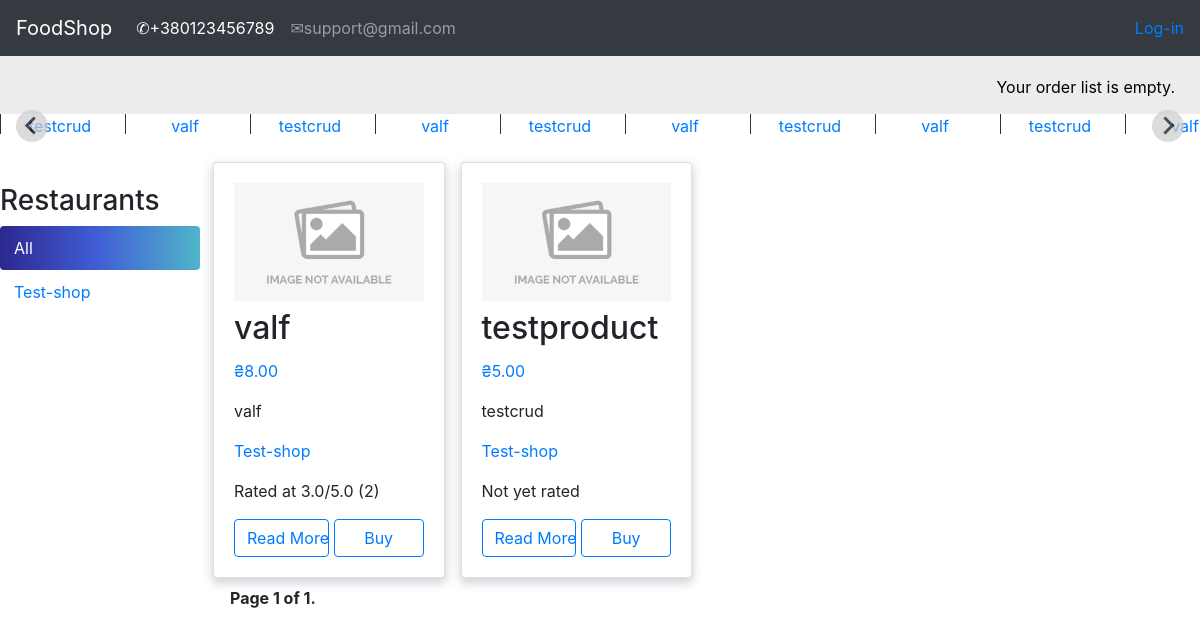
Before: / with the older database file.
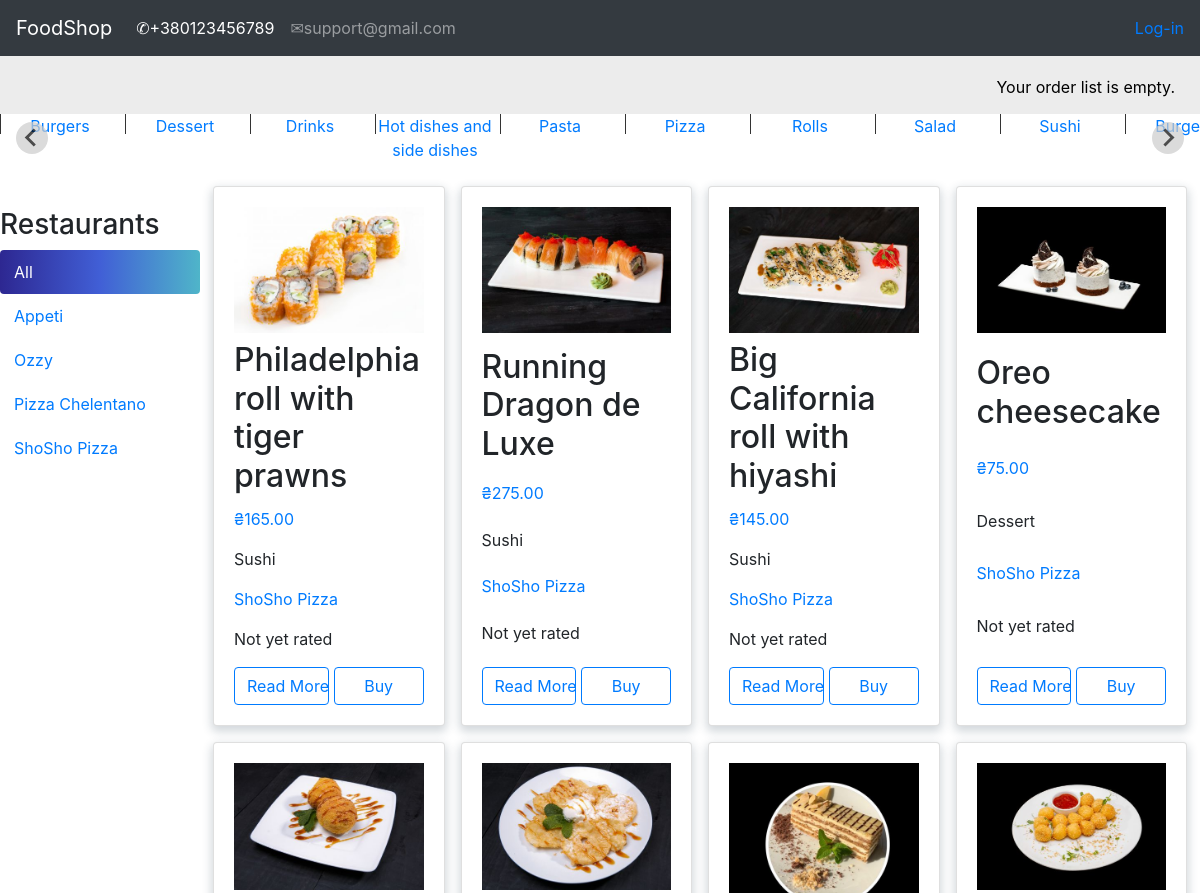
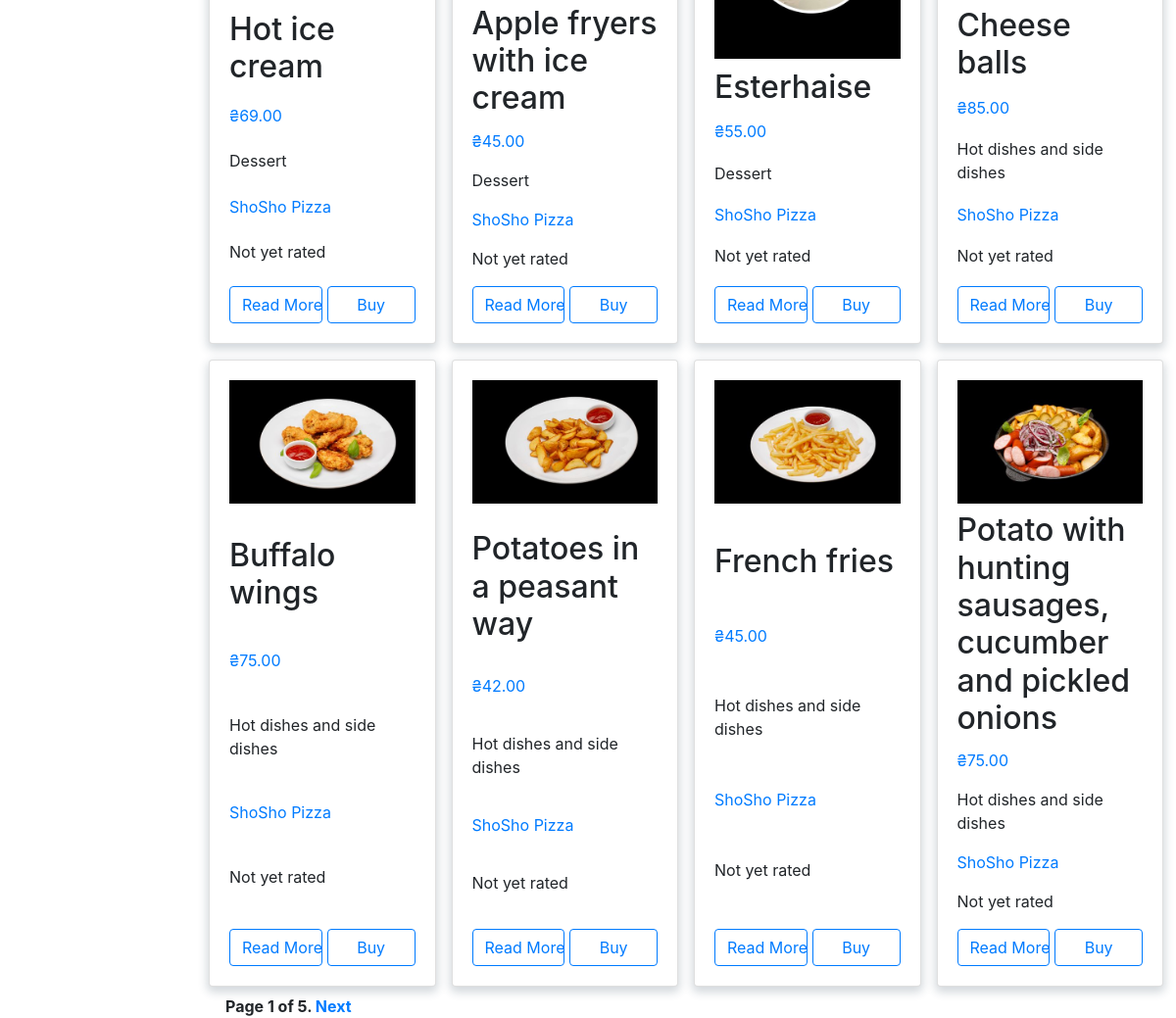
After: the same page with the newer database file (2 pictures, top to bottom).
### shop/models.py (models this page shows, shortened)
class Category(models.Model):
    name = models.CharField(max_length=150, db_index=True)
    slug = models.SlugField(max_length=150, db_index=True, unique=True)
    class Meta:
        ordering = ('name',)
        default_related_name = "category"
        verbose_name = "Category"
        verbose_name_plural = "Categories"
    def __str__(self):
        return self.name

class Shop(models.Model):
    owner = models.OneToOneField(settings.AUTH_USER_MODEL, on_delete=models.CASCADE)
    name = models.CharField(max_length=150, db_index=True)
    slug = models.SlugField(max_length=150, db_index=True, unique=True)
    class Meta:
        ordering = ('name',)
        default_related_name = "shop"
    def __str__(self):
        return self.name

class Product(models.Model):
    shop = models.ForeignKey(Shop, on_delete=models.CASCADE)
    category = models.ForeignKey(Category, on_delete=models.CASCADE)
    name = models.CharField(max_length=150, db_index=True)
    slug = models.SlugField(max_length=150, db_index=True)
    image = models.ImageField(upload_to='image_products/%Y/%m/%d', default='image_products/no_img.png')
    description = models.TextField(blank=True)
    price = models.DecimalField(max_digits=10, decimal_places=2)
    available = models.BooleanField(default=True)
    created = models.DateTimeField(auto_now_add=True)
    updated = models.DateTimeField(auto_now=True)
    objects = ProductManager()
    class Meta:
        ordering = ('-created',)
        index_together = (('id', 'slug'),)
        default_related_name = "products"
    def get_absolute_url(self):
        return reverse('product_detail',
                       args=[self.id, self.slug])
    def get_shop_slug(self):
        shop = Shop.objects.get(name=self.shop)
        shop = shop.slug
        return reverse('product_list_by_shop',
                       args=[shop])
    def get_rating(self):
        product = Product.objects.get(id=self.id, slug=self.slug)
        rating = product.reviews.filter(show=True).aggregate(Avg('rating'))
        return rating
    def get_rating_votes(self):
        product = Product.objects.get(id=self.id, slug=self.slug)
        count = product.reviews.filter(show=True).count()
        return count

### shop/views.py (the view)
# urls.py: path('', views.product_list, name='product_list'),
def product_list(request, shop_slug=None, category_slug=None):
    orderlist_form = OrderListAddProductForm()
    shop = None
    shops = Shop.objects.all()
    category = None
    categories = Category.objects.all()
    products = Product.objects.available()
    products_non = Product.objects.non_available()
    if shop_slug:
        shop = Shop.objects.get(slug=shop_slug)
        products = products.filter(shop=shop)
        products_non = products_non.filter(shop=shop)
    if category_slug:
        category = Category.objects.get(slug=category_slug)
        products = products.filter(category=category)
        products_non = products_non.filter(category=category)
    products = products | products_non
    products = products.order_by('-available', '-created')
    paginator = Paginator(products, 12)
    page = request.GET.get('page')
    try:
        objects = paginator.page(page)
    except PageNotAnInteger:
        objects = paginator.page(1)
    except EmptyPage:
        objects = paginator.page(paginator.num_pages)
    return render(request, 'shop/index.html',
                  {'product_list': objects,
                   'category': category,
                   'categories': categories,
                   'shop': shop,
                   'shops': shops,
                   "form": orderlist_form})

### orderlist/context_processors.py (called while the page is built)
def orderlist(request):
    return {'orderlist': OrderList(request)}

### orderlist/orderlist.py (called while the page is built)
    def __len__(self):
        return sum(item['count'] for item in self.orderlist.values())

### shop/models.py (called while the page is built)
    def available(self):
        return self.filter(available=True)

    def non_available(self):
        return self.filter(available=False)

    def get_query_set(self):
        return ProductQuerySet(self.model)

    def available(self):
        return self.get_query_set().available()

    def non_available(self):
        return self.get_query_set().non_available()

### templates/shop/index.html (shortened to what this page needs)
{% extends 'shop/base.html' %}
{% load static %}
{% load custom_tags %}
{% block context %}
<body>
{% if categories %}
<div class="splide mb-3">
        <div class="splide__track">
            <ul class="splide__list">
                {% for c in categories %}
                <li class="splide__slide"><a href="{% url 'product_category' c.slug %}">{{ c.name }}</a></li>
                {% endfor %}
            </ul>
        </div>
    </div>
{% endif %}
<div id="sidebar">
        <h3>Restaurants</h3>
        <ul>
            <li {% if not shop %} class="selected"{% endif %}>
                <a href="{% url 'product_list' %}">All</a>
            </li>
            {% for c in shops %}
                <li {% if shop.slug == c.slug %} class="selected"{% endif %}>
                    <a href="{% url 'product_list_by_shop' c.slug%}">{{ c.name }}</a>
                </li>
            {% endfor %}
        </ul>
    </div>
<div class="d-flex flex-column" style="margin-right: -5px;">
{% if product_list %}
<div class="row" style="margin-right: 5px">
      {% for product in product_list %}
        <div class="post-item col-12 col-sm-6 col-md-6 col-lg-3 p-2">
          <div class="card h-100 card-product align-items-center {% if not product.available %} gray-bg {% endif %}">
            <div class="card-body card-flex">
              <div class="product-image mb-2">
                <img src="{{ product.image.url }}">
              </div>
              <h2 class="card-title">{{ product.name }}</h2>
              <p class="text-primary">₴{{ product.price}}</p>
              <p class="card-text">{{product.category|safe | truncatewords:10 }}</p>
              <p class="card-text"><a href="{{ product.get_shop_slug }}">
                  {{product.shop|safe | truncatewords:10 }}</a></p>
              <p class="card-text">{% if product.get_rating.rating__avg %}
                  Rated at {{ product.get_rating.rating__avg }}/5.0 ({{ product.get_rating_votes }})
                                    {% else %}Not yet rated{% endif %}</p>
              {% if product.available %}
              <div class="d-flex justify-content-between">
              <a href="{{ product.get_absolute_url }}" style="width:50%; margin-right: 5px" class="btn btn-outline-primary">Read More</a>
              <a href="javascript:;" onclick="document.getElementById('product-add-{{ product.id }}').submit();"
                                                                   style="width: 50%" class="btn btn-outline-primary">Buy</a>
              {% else %}
                <p class="card-text" style="text-align: center; font-size: 20px; font-weight: 600">Non available</p>
              {% endif %}
              </div>
            </div>
          </div>
        </div>
      {% endfor %}
    </div>
    {% if product_list %}
    {% include 'pagination/pagination.html' with page=product_list %}
    {% endif %}
    </div>
{% else %}
<p style="font-style:oblique; font-size: 400%">Sorry, there are no products in this collection.</p>
{% endif %}
</body>
</html>
{% endblock context %}

### templates/shop/base.html (shortened to what this page needs)
{% load custom_tags %}
{% load static %}
<html lang="en">
<head>
    <link rel="stylesheet" href="https://maxcdn.bootstrapcdn.com/bootstrap/4.0.0/css/bootstrap.min.css">
    <link rel="stylesheet" type="text/css" href="{% static '/css/style.css' %}">
    <link rel="stylesheet" type="text/css" href="{% static '/categories-slider/splide-2.4.21/dist/css/splide.min.css' %}">
    <link rel="stylesheet" type="text/css" href="{% static '/categories-slider/style.css' %}">
</head>
<body>
<nav class="navbar navbar-expand-lg navbar-dark bg-dark">
  <a class="navbar-brand" href="{% url 'product_list' %}">FoodShop</a>
  <div class="collapse navbar-collapse" id="navbarSupportedContent">
    <ul class="navbar-nav mr-auto">
      <li class="nav-item active">
        <a class="nav-link" href="#">&#9990;+380123456789<span class="sr-only">(current)</span></a>
      </li>
      <li class="nav-item">
        <a class="nav-link" href="#">&#9993;support@gmail.com</a>
      </li>
    </ul>
      <span class="user">
        {% if request.user.is_authenticated %}
          Hello <a href="{% url 'edit' %}">{{ request.user.username }},</a>
          <a href="{% url 'logout' %}">Logout</a>
        {% else %}
            <a href="{% url 'login' %}">Log-in</a>
        {% endif %}
    </span>
  </div>
</nav>
<div id="subheader">
 <div class="order-list">
          {% with total_items=orderlist|length %}
            {% if orderlist|length > 0 %}
                Your order list contains:
                <a href="{% url 'orderlist:orderlist_detail' %}">
                    {{ total_items }} item{{ total_items|pluralize }},
                    ₴{{ orderlist.get_total_price }}
                </a>
            {% else %}
                Your order list is empty.
            {% endif %}
        {% endwith %}
      </div>
 </div>
{% block context %}
{% endblock context %}
{% load static %}
</body>
</html>

### templates/pagination/pagination.html (shortened to what this page needs)
<div class="pagination">
 <span class="step-links">
 <span class="current">
 Page {{ page.number }} of {{ page.paginator.num_pages }}.
 </span>
 {% if page.has_next %}
 <a href="?page={{ page.next_page_number }}">Next</a>
 {% endif %}
 </span>
</div>

### static/css/style.css (style rules this page uses)
html { overflow-x: hidden; }
.order-list { color: white; }
#subheader { background:#ececec; color:#444; padding:15px 100px; overflow:auto; }
#subheader .order-list { float:right; color:black; padding-top:4px; margin-right: -75px; }
.user { color:white; }
#sidebar { width:220px; padding:30px 20px 0 0; float:left; }
#sidebar ul { margin:0; padding:0; }
#sidebar ul li { margin:0; list-style:none; padding:10px 14px; }
#sidebar ul li a { display:block; }
#sidebar ul li.selected { background: rgb(45,39,145); background: linear-gradient(90deg, rgba(45,39,145,1) 0%, rgba(65,95,214,1) 50%, rgba(79,181,201,1) 100%); border-radius:4px; }
#sidebar ul li.selected a { color:#fff; }
.card-flex { display:flex; flex-direction:column; justify-content:space-between; }
.card-product { box-shadow: 0px 4px 10px 1.7px rgb(34 60 80 / 20%); }
.product-image { max-width: 360px; max-height: 420px; }
.product-image img { display: block; max-width: 100%; object-fit: cover; }

### static/categories-slider/style.css (style rules this page uses)
.splide__slide { text-align: center; position: relative; }
.splide__slide a { text-decoration: none; }
.splide__slide::after { content: ''; position: absolute; left: 0; top: 0; display: block; width: 1px; height: 20px; background-color: #333; }

### templates/pagination/pagination.html (style rules this page uses)
.pagination { margin:0px 10px; font-weight:bold; }

Changed rows visible on the page:
removed Category: name "testcrud"
removed Category: name "valf"
removed Shop: name "Test-shop"
no longer on this page (row edited): Product: image (placeholder picture), name "valf", price "8.00", category "valf", shop "Test-shop", get_rating.rating__avg "3.0", get_rating_votes "2"
no longer on this page (row edited): Product: image (placeholder picture), name "testproduct", price "5.00", category "testcrud", shop "Test-shop", slug "Not yet rated"
added Category: name "Burgers"
added Category: name "Dessert"
added Category: name "Drinks"
added Category: name "Hot dishes and side dishes"
added Category: name "Pasta"
added Category: name "Pizza"
added Category: name "Rolls"
added Category: name "Salad"
added Category: name "Sushi"
added Shop: name "Appeti"
added Shop: name "Ozzy"
added Shop: name "Pizza Chelentano"
added Shop: name "ShoSho Pizza"
added Product: image (picture), name "Philadelphia roll with tiger prawns", price "165.00", category "Sushi", shop "ShoSho Pizza", shows "Not yet rated"
added Product: image (picture), name "Running Dragon de Luxe", price "275.00", category "Sushi", shop "ShoSho Pizza", shows "Not yet rated"
added Product: image (picture), name "Big California roll with hiyashi", price "145.00", category "Sushi", shop "ShoSho Pizza", shows "Not yet rated"
added Product: image (picture), name "Oreo cheesecake", price "75.00", category "Dessert", shop "ShoSho Pizza", slug "Not yet rated"
added Product: image (picture), name "Hot ice cream", price "69.00", category "Dessert", shop "ShoSho Pizza", slug "Not yet rated"
added Product: image (picture), name "Apple fryers with ice cream", price "45.00", category "Dessert", shop "ShoSho Pizza", shows "Not yet rated"
added Product: image (picture), name "Esterhaise", price "55.00", category "Dessert", shop "ShoSho Pizza", slug "Not yet rated"
added Product: image (picture), name "Cheese balls", price "85.00", category "Hot dishes and side dishes", shop "ShoSho Pizza", slug "Not yet rated"
added Product: image (picture), name "Buffalo wings", price "75.00", category "Hot dishes and side dishes", shop "ShoSho Pizza", slug "Not yet rated", {{ product.id }} 50 (drawn)
added Product: image (picture), name "Potatoes in a peasant way", price "42.00", category "Hot dishes and side dishes", shop "ShoSho Pizza", shows "Not yet rated"
added Product: image (picture), name "French fries", price "45.00", category "Hot dishes and side dishes", shop "ShoSho Pizza", slug "Not yet rated"
added Product: image (picture), name "Potato with hunting sausages, cucumber and pickled onions", price "75.00", category "Hot dishes and side dishes", shop "ShoSho Pizza", shows "Not yet rated"
Other visible differences:
{{ page.paginator.num_pages }}: "1" → "5"
text now shown: "Next"
